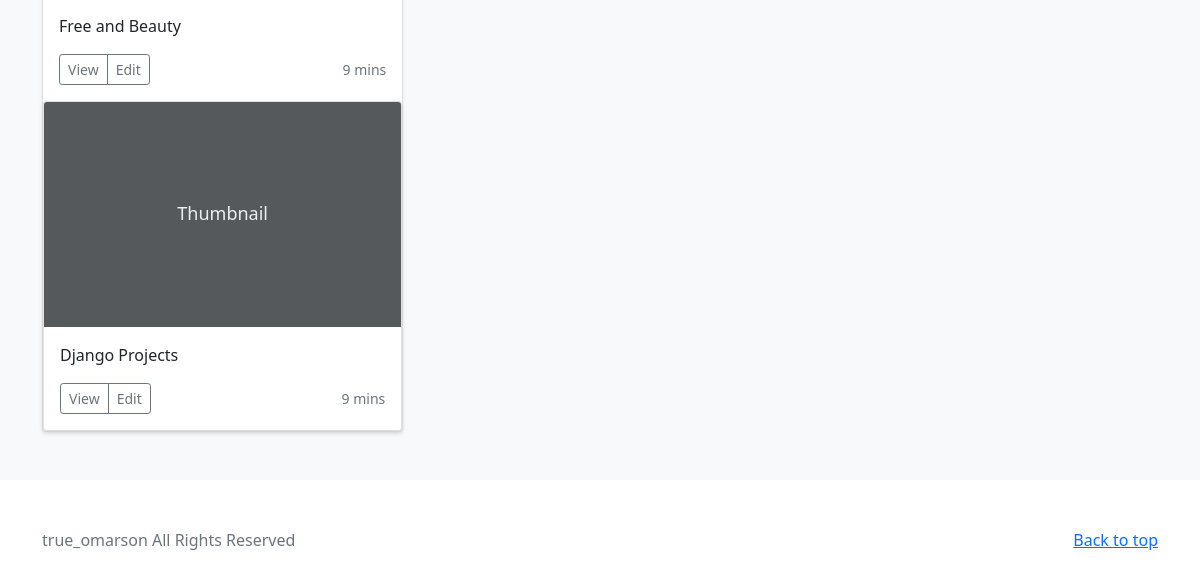
The app's page / (lower part), older data.
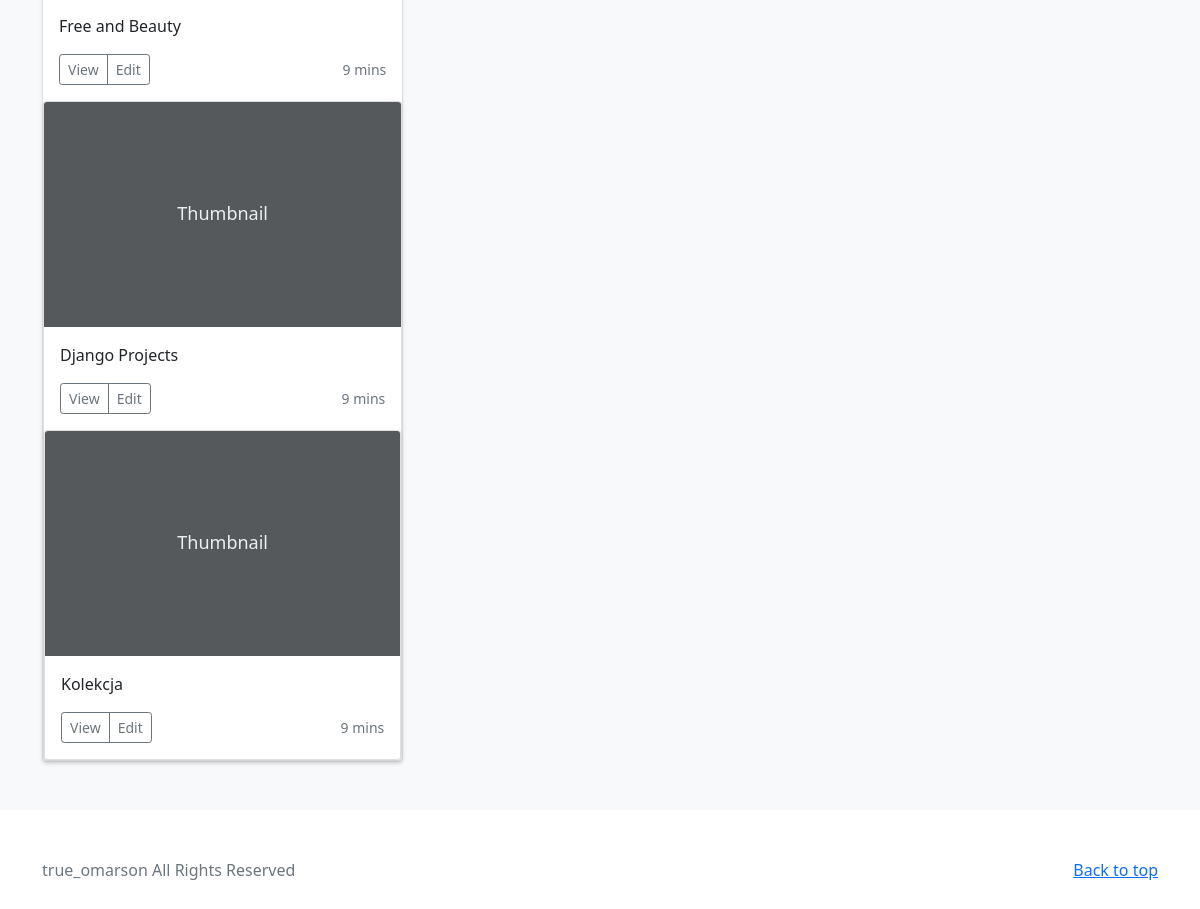
The same page, newer data.
### jobs/models.py (models this page shows, shortened)
class Job(models.Model):
    images = models.ImageField(upload_to='images/')
    summary = models.CharField(max_length=200)

### jobs/views.py (the view)
# urls.py: 2. Add a URL to urlpatterns:  path('', views.home, name='home')
def home(request):
    jobs = Job.objects
    return render(request, 'jobs/home.html', {'jobs': jobs})

### jobs/templates/jobs/home.html (shortened to what this page needs)
<!doctype html>
<html lang="en">
{% load static %}
<head>
    <link href="https://cdn.jsdelivr.net/npm/bootstrap@5.1.0/dist/css/bootstrap.min.css" rel="stylesheet"
>
</head>
<body>
    <main>
        <div class="album py-5 bg-light">
            <div class="container">
                <div class="row row-cols-1 row-cols-sm-2 row-cols-md-3 g-3">
                    {% for job in jobs.all %}
                    <div class="col">
                        <div class="card shadow-sm">
                            <svg class="bd-placeholder-img card-img-top" width="100%" height="225" role="img"
                                aria-label="Placeholder: Thumbnail" preserveAspectRatio="xMidYMid slice"
                                focusable="false">
                                <title>Placeholder</title>
                                <rect width="100%" height="100%" fill="#55595c" /><text x="50%" y="50%" fill="#eceeef"
                                    dy=".3em">Thumbnail</text>
                            </svg>
                            <div class="card-body">
                                <p class="card-text">{{ job.summary }}</p>
                                <div class="d-flex justify-content-between align-items-center">
                                    <div class="btn-group">
                                        <button type="button" class="btn btn-sm btn-outline-secondary">View</button>
                                        <button type="button" class="btn btn-sm btn-outline-secondary">Edit</button>
                                    </div>
                                    <small class="text-muted">9 mins</small>
                                </div>
                            </div>
                            {% endfor %}
                        </div>
                    </div>
                </div>
    </main>
    <footer class="text-muted py-5">
        <div class="container">
            <p class="float-end mb-1">
                <a href="#">Back to top</a>
            </p>
            <p class="mb-1">true_omarson All Rights Reserved</p>
        </div>
    </footer>
</body>
</html>

Row changes from the older to the newer data that the page shows:
added Job: summary "Kolekcja"
